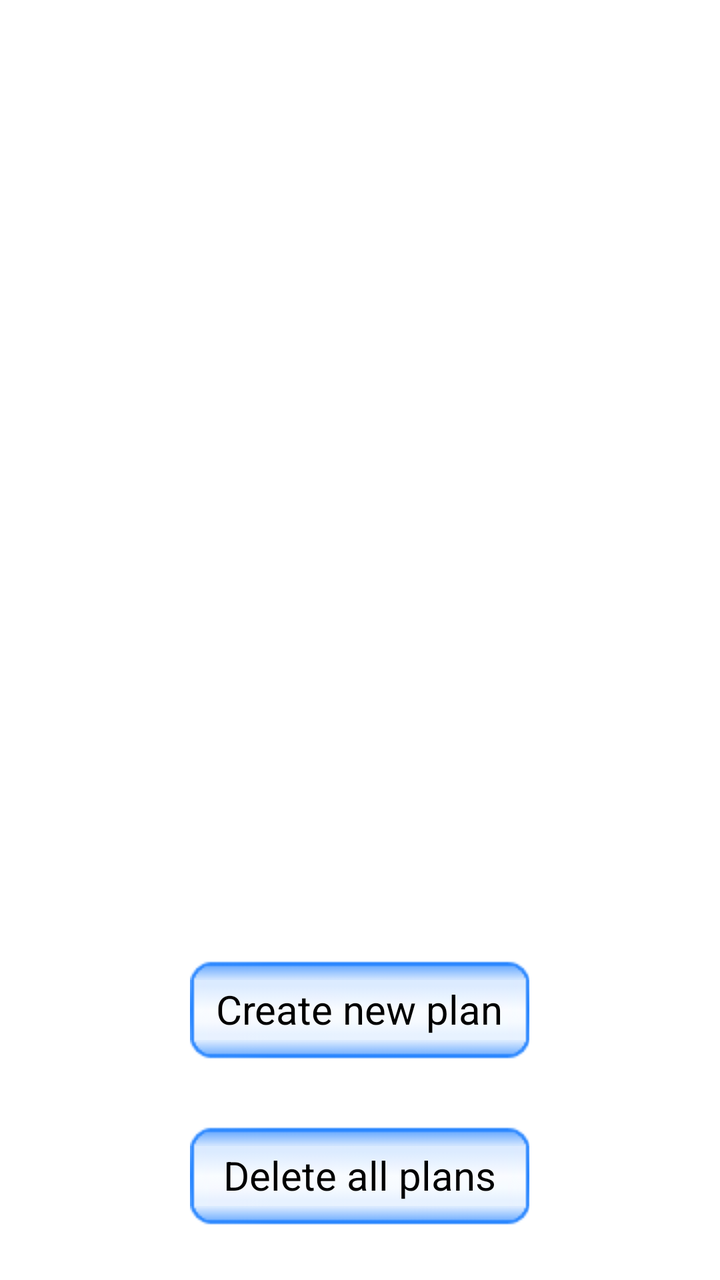
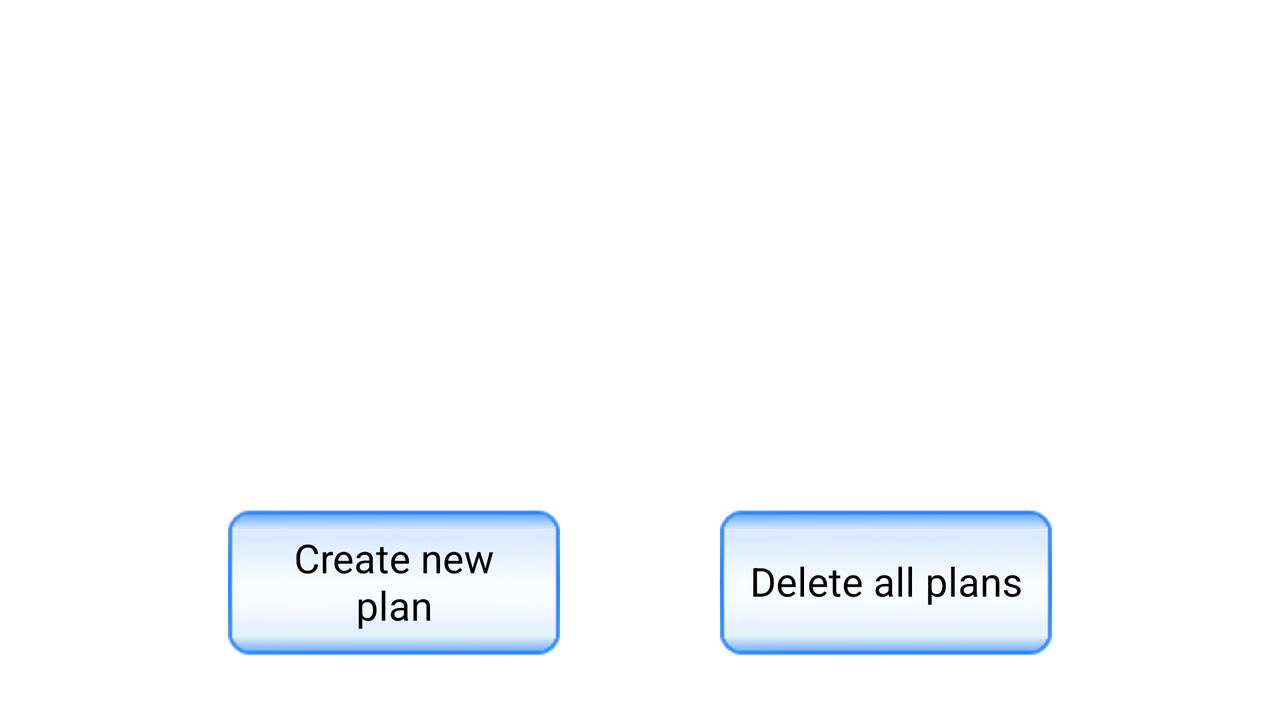

An Android layout and its configuration variant, each rendered on a device that would load it. The default file and the variant file are quoted in full after the pictures.
<!-- AndroidManifest.xml: application theme AppTheme -->
<!-- res/layout/create_plan_fragment_manage.xml -->
<RelativeLayout xmlns:android="http://schemas.android.com/apk/res/android"
    xmlns:tools="http://schemas.android.com/tools"
    android:layout_width="match_parent"
    android:layout_height="match_parent" >

    <LinearLayout
        android:id="@+id/create_plan_buttons_parent"
        android:layout_width="wrap_content"
        android:layout_height="wrap_content"
        android:layout_alignParentBottom="true"
        android:layout_centerHorizontal="true"
        android:layout_marginBottom="@dimen/create_plan_buttons_parent_margin_v"
        android:layout_marginTop="@dimen/create_plan_buttons_parent_margin_v"
        android:orientation="vertical" >

        <Button
            android:id="@+id/create_plan"
            android:layout_width="match_parent"
            android:layout_height="0dip"
            android:layout_marginBottom="@dimen/main_entry_button_margin_v"
            android:layout_marginLeft="@dimen/main_entry_button_margin_h"
            android:layout_marginRight="@dimen/main_entry_button_margin_h"
            android:layout_marginTop="@dimen/main_entry_button_margin_v"
            android:layout_weight="1"
            android:background="@drawable/blue_btn_bg"
            android:text="@string/create_plan"
            android:textSize="@dimen/general_btn_text_size" />

        <Button
            android:id="@+id/delete_plan"
            android:layout_width="match_parent"
            android:layout_height="0dip"
            android:layout_marginBottom="@dimen/main_entry_button_margin_v"
            android:layout_marginLeft="@dimen/main_entry_button_margin_h"
            android:layout_marginRight="@dimen/main_entry_button_margin_h"
            android:layout_marginTop="@dimen/main_entry_button_margin_v"
            android:layout_weight="1"
            android:background="@drawable/blue_btn_bg"
            android:text="@string/delete_plan"
            android:textSize="@dimen/general_btn_text_size" />
    </LinearLayout>

    <TextView
        android:id="@+id/plan_none_data_hint"
        android:layout_width="match_parent"
        android:layout_height="wrap_content"
        android:layout_above="@+id/create_plan_buttons_parent"
        android:layout_alignParentTop="true"
        android:layout_margin="@dimen/create_plan_manage_listview_margin"
        android:gravity="center"
        android:text="@string/no_data_hint_create_plan"
        android:textSize="@dimen/create_plan_no_data_hint"
        android:visibility="gone" />

    <ListView
        android:id="@+id/plan_listview"
        android:layout_width="match_parent"
        android:layout_height="wrap_content"
        android:layout_above="@+id/create_plan_buttons_parent"
        android:layout_alignParentTop="true"
        android:layout_margin="@dimen/create_plan_manage_listview_margin"
        android:divider="#33b5e5"
        android:dividerHeight="1px"
        android:scrollbarStyle="outsideInset" >
    </ListView>

</RelativeLayout>
<!-- resources referenced by this layout -->
<resources>
  <dimen name="create_plan_buttons_parent_margin_v">10dp</dimen>
  <dimen name="create_plan_manage_listview_margin">20dp</dimen>
  <dimen name="create_plan_no_data_hint">20sp</dimen>
  <!-- from res/values-sw360dp/ -->
  <dimen name="general_btn_text_size">20sp</dimen>
  <dimen name="main_entry_button_margin_h">10dp</dimen>
  <dimen name="main_entry_button_margin_v">15dp</dimen>
  <!-- drawable blue_btn_bg (drawable) -->
  <?xml version="1.0" encoding="utf-8"?>
  <selector xmlns:android="http://schemas.android.com/apk/res/android">
  
      <item android:drawable="@drawable/blue_btn_bg_press" android:state_pressed="true"/>
      <item android:drawable="@drawable/blue_btn_bg_press" android:state_selected="true"/>
      <item android:drawable="@drawable/blue_btn_bg_unpress"/>
  
  </selector>
  <string name="create_plan">Create new plan</string>
  <string name="delete_plan">Delete all plans</string>
  <string name="no_data_hint_create_plan">Click button below to create new plan</string>
  <style name="AppTheme" parent="AppBaseTheme">
          <item name="android:windowNoTitle">true</item>
      </style>
  <!-- drawable blue_btn_bg_press: png bitmap (drawable, 470 bytes) -->
  <!-- drawable blue_btn_bg_unpress: png bitmap (drawable, 864 bytes) -->
  <style name="AppBaseTheme" parent="android:Theme.Light">
          
      </style>
</resources>
<!-- res/layout-land/create_plan_fragment_manage.xml (the repository's variant of the layout above) -->
<!-- drawn on the phone turned sideways -->
<RelativeLayout xmlns:android="http://schemas.android.com/apk/res/android"
    xmlns:tools="http://schemas.android.com/tools"
    android:layout_width="match_parent"
    android:layout_height="match_parent" >

    <LinearLayout
        android:id="@+id/create_plan_buttons_parent"
        android:layout_width="wrap_content"
        android:layout_height="wrap_content"
        android:layout_alignParentBottom="true"
        android:layout_centerHorizontal="true"
        android:layout_marginBottom="@dimen/create_plan_buttons_parent_margin_v"
        android:layout_marginTop="@dimen/create_plan_buttons_parent_margin_v"
        android:orientation="horizontal" >

        <Button
            android:id="@+id/create_plan"
            android:layout_width="0dip"
            android:layout_height="match_parent"
            android:layout_marginBottom="@dimen/main_entry_button_margin_v"
            android:layout_marginLeft="@dimen/main_entry_button_margin_h"
            android:layout_marginRight="@dimen/main_entry_button_margin_h"
            android:layout_marginTop="@dimen/main_entry_button_margin_v"
            android:layout_weight="1"
            android:background="@drawable/blue_btn_bg"
            android:text="@string/create_plan"
            android:textSize="@dimen/general_btn_text_size" />

        <Button
            android:id="@+id/delete_plan"
            android:layout_width="0dip"
            android:layout_height="match_parent"
            android:layout_marginBottom="@dimen/main_entry_button_margin_v"
            android:layout_marginLeft="@dimen/main_entry_button_margin_h"
            android:layout_marginRight="@dimen/main_entry_button_margin_h"
            android:layout_marginTop="@dimen/main_entry_button_margin_v"
            android:layout_weight="1"
            android:background="@drawable/blue_btn_bg"
            android:text="@string/delete_plan"
            android:textSize="@dimen/general_btn_text_size" />
    </LinearLayout>

    <TextView
        android:id="@+id/plan_none_data_hint"
        android:layout_width="match_parent"
        android:layout_height="wrap_content"
        android:layout_above="@+id/create_plan_buttons_parent"
        android:layout_alignParentTop="true"
        android:layout_margin="@dimen/create_plan_manage_listview_margin"
        android:gravity="center"
        android:text="@string/no_data_hint_create_plan"
        android:textSize="@dimen/create_plan_no_data_hint"
        android:visibility="gone" />

    <ListView
        android:id="@+id/plan_listview"
        android:layout_width="match_parent"
        android:layout_height="wrap_content"
        android:layout_above="@+id/create_plan_buttons_parent"
        android:layout_alignParentTop="true"
        android:layout_margin="@dimen/create_plan_manage_listview_margin"
        android:divider="#33b5e5"
        android:dividerHeight="1px"
        android:scrollbarStyle="outsideInset" >
    </ListView>

</RelativeLayout>
<!-- resources referenced by the variant -->
<!-- as the phone turned sideways resolves them -->
<resources>
  <dimen name="create_plan_buttons_parent_margin_v">10dp</dimen>
  <dimen name="create_plan_manage_listview_margin">20dp</dimen>
  <dimen name="create_plan_no_data_hint">20sp</dimen>
  <!-- from res/values-sw360dp/ -->
  <dimen name="general_btn_text_size">20sp</dimen>
  <!-- from res/values-land/ -->
  <dimen name="main_entry_button_margin_h">40dp</dimen>
  <!-- from res/values-land/ -->
  <dimen name="main_entry_button_margin_v">20dp</dimen>
  <!-- drawable blue_btn_bg (drawable) -->
  <?xml version="1.0" encoding="utf-8"?>
  <selector xmlns:android="http://schemas.android.com/apk/res/android">
  
      <item android:drawable="@drawable/blue_btn_bg_press" android:state_pressed="true"/>
      <item android:drawable="@drawable/blue_btn_bg_press" android:state_selected="true"/>
      <item android:drawable="@drawable/blue_btn_bg_unpress"/>
  
  </selector>
  <string name="create_plan">Create new plan</string>
  <string name="delete_plan">Delete all plans</string>
  <string name="no_data_hint_create_plan">Click button below to create new plan</string>
  <style name="AppTheme" parent="AppBaseTheme">
          <item name="android:windowNoTitle">true</item>
      </style>
  <!-- drawable blue_btn_bg_press: png bitmap (drawable, 470 bytes) -->
  <!-- drawable blue_btn_bg_unpress: png bitmap (drawable, 864 bytes) -->
  <style name="AppBaseTheme" parent="android:Theme.Light">
          
      </style>
</resources>
